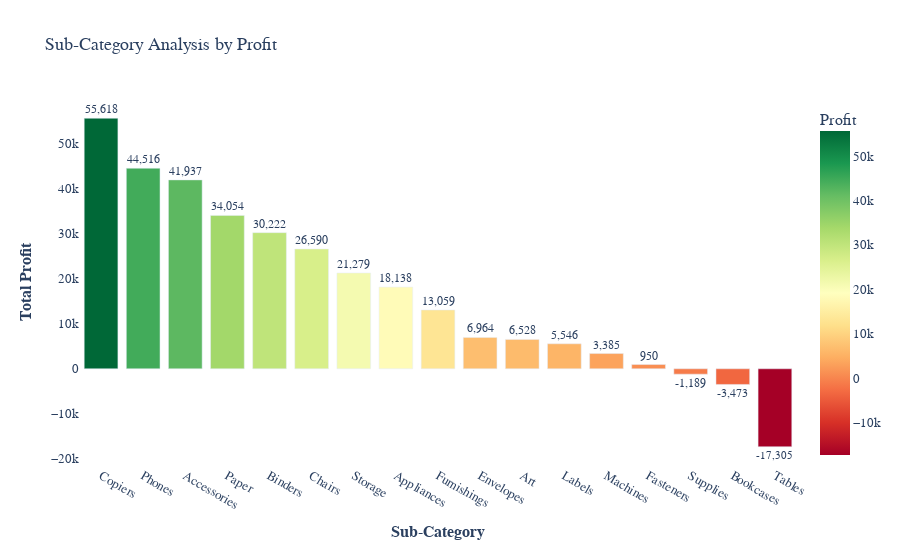

Notebook cell for this chart:
### Markdown cell above
#### Sub-Category Analysis by Profit

### Code cell
gb = (
    df.groupby(['Sub_Category'])['Profit']
    .sum()
    .reset_index()
    .sort_values('Profit', ascending=False)
)

fig = px.bar(
    gb,
    x='Sub_Category',
    y='Profit',
    color='Profit',
    color_continuous_scale='RdYlGn', 
    title='Sub-Category Analysis by Profit',
    height=550,
    text='Profit'
)


fig.update_traces(
    texttemplate='%{text:,.0f}',
    textposition='outside',
    textfont_size=12
)


fig.update_layout(
    xaxis_title="<b>Sub-Category</b>",
    yaxis_title="<b>Total Profit</b>",
    font=dict(size=13, family='Arial'),
    plot_bgcolor='white'
)

fig.show()

### Figure 1 — Plotly figure (JSON) as saved in the notebook; plotly's stock layout.template omitted (floating-point values rounded to 4 significant figures)
{"data": [{"hovertemplate": "Sub_Category=%{x}<br>Profit=%{marker.color}<extra></extra>", "legendgroup": "", "marker": {"color": [55620.0, 44520.0, 41940.0, 34050.0, 30220.0, 26590.0, 21280.0, 18140.0, 13060.0, 6964.0, 6528.0, 5546.0, 3385.0, 949.5, -1189.0, -3473.0, -17310.0], "coloraxis": "coloraxis", "pattern": {"shape": ""}}, "name": "", "orientation": "v", "showlegend": false, "text": [55620.0, 44520.0, 41940.0, 34050.0, 30220.0, 26590.0, 21280.0, 18140.0, 13060.0, 6964.0, 6528.0, 5546.0, 3385.0, 949.5, -1189.0, -3473.0, -17310.0], "textfont": {"size": 12}, "textposition": "outside", "texttemplate": "%{text:,.0f}", "type": "bar", "x": ["Copiers", "Phones", "Accessories", "Paper", "Binders", "Chairs", "Storage", "Appliances", "Furnishings", "Envelopes", "Art", "Labels", "Machines", "Fasteners", "Supplies", "Bookcases", "Tables"], "xaxis": "x", "y": [55620.0, 44520.0, 41940.0, 34050.0, 30220.0, 26590.0, 21280.0, 18140.0, 13060.0, 6964.0, 6528.0, 5546.0, 3385.0, 949.5, -1189.0, -3473.0, -17310.0], "yaxis": "y"}], "layout": {"barmode": "relative", "coloraxis": {"colorbar": {"title": {"text": "Profit"}}, "colorscale": [[0, "rgb(165,0,38)"], [0.1, "rgb(215,48,39)"], [0.2, "rgb(244,109,67)"], [0.3, "rgb(253,174,97)"], [0.4, "rgb(254,224,139)"], [0.5, "rgb(255,255,191)"], [0.6, "rgb(217,239,139)"], [0.7, "rgb(166,217,106)"], [0.8, "rgb(102,189,99)"], [0.9, "rgb(26,152,80)"], [1, "rgb(0,104,55)"]]}, "font": {"family": "Arial", "size": 13}, "height": 550, "legend": {"tracegroupgap": 0}, "plot_bgcolor": "white", "title": {"text": "Sub-Category Analysis by Profit"}, "xaxis": {"anchor": "y", "domain": [0, 1], "title": {"text": "<b>Sub-Category</b>"}}, "yaxis": {"anchor": "x", "domain": [0, 1], "title": {"text": "<b>Total Profit</b>"}}}}
